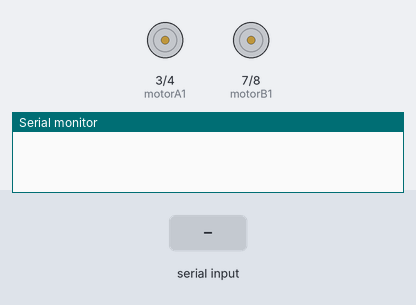
This sketch was run on a simulated Arduino Uno, built with avr-gcc and run on an emulated ATmega328P. On the bench: motor-driver pin pairs drawn as motors (green arrow = first pin HIGH = forward, orange = second pin HIGH = backward, longer = more drive, scaled by the enable pin), the last lines printed to the serial monitor. Inputs (shaded band) come from the test bench.

Above: at 1.2 s.
1.3 s: "F" received over Serial
At 1.7 s:
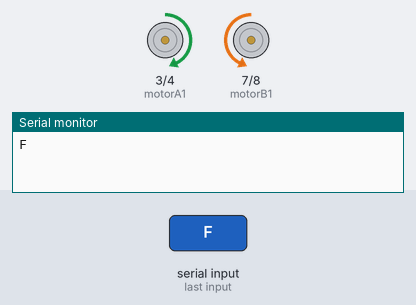
2.8 s: "G" received over Serial
At 4.0 s:
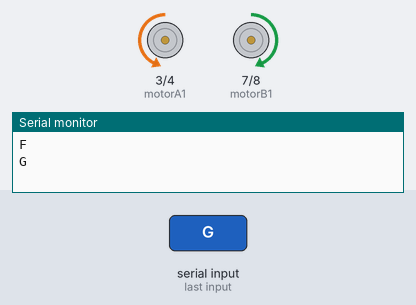
4.3 s: "R" received over Serial
At 5.2 s:
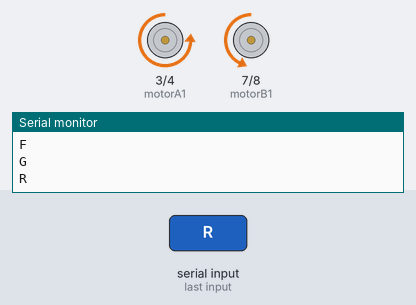
5.8 s: "L" received over Serial
At 6.4 s:
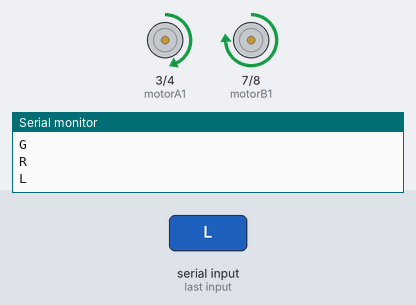
7.3 s: "S" received over Serial
At 8.7 s:
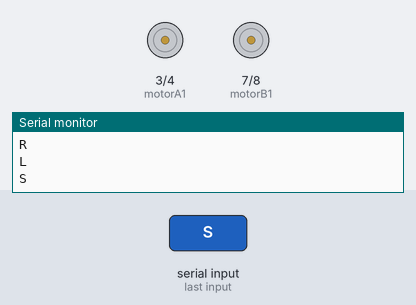
Timing chart, 0 to 9.8 s (numbered marks = the images above; inputs shaded):
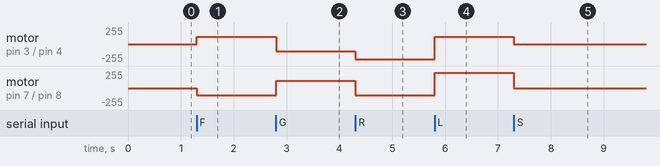

Measured:
- after the input at 1.3 s, motor on pin 3 (motorA1) / pin 4 (motorA2): stopped → forward 110/255 at once; motor on pin 7 (motorB1) / pin 8 (motorB2): stopped → backward 110/255 at once
- after the input at 2.8 s, motor on pin 3 (motorA1) / pin 4 (motorA2): forward 110/255 → backward 110/255 at once; motor on pin 7 (motorB1) / pin 8 (motorB2): backward 110/255 → forward 110/255 at once
- after the input at 4.3 s, motor on pin 3 (motorA1) / pin 4 (motorA2): backward 110/255 → backward 230/255 at once; motor on pin 7 (motorB1) / pin 8 (motorB2): forward 110/255 → backward 110/255 at once
- after the input at 5.8 s, motor on pin 3 (motorA1) / pin 4 (motorA2): backward 230/255 → forward 110/255 at once; motor on pin 7 (motorB1) / pin 8 (motorB2): backward 110/255 → forward 230/255 at once
- after the input at 7.3 s, motor on pin 3 (motorA1) / pin 4 (motorA2): forward 110/255 → stopped at once; motor on pin 7 (motorB1) / pin 8 (motorB2): forward 230/255 → stopped at once

The sketch:

Bluetooth_test.ino
```cpp
char t;
  const int motorA1      = 3;
  const int motorA2      = 4;
  const int motorAspeed  = 5;
  const int motorB1      = 7;
  const int motorB2      = 8;
  const int motorBspeed  =6;
   int vSpeed = 110;        // MAX 255
  int turn_speed = 230;    // MAX 255
  int turn_delay = 10;

void setup() {
//pinMode(13,OUTPUT);   //left motors forward
//pinMode(12,OUTPUT);   //left motors reverse
//pinMode(11,OUTPUT);   //right motors forward
//pinMode(10,OUTPUT);   //right motors reverse
//pinMode(8,OUTPUT);   //Led
//  digitalWrite(8,HIGH);
  pinMode(motorA1, OUTPUT);
  pinMode(motorA2, OUTPUT);
  pinMode(motorB1, OUTPUT);
  pinMode(motorB2, OUTPUT);
  //digitalWrite(motorAspeed,HIGH);
  //digitalWrite(motorBspeed,HIGH);

  Serial.begin(9600);

}

void loop() {
if(Serial.available()){
  t = Serial.read();
  Serial.println(t);
}

if(t == 'F'){            //move forward(all motors rotate in forward direction)
  digitalWrite (motorA1,HIGH);
  digitalWrite(motorA2,LOW);
  digitalWrite (motorB1,LOW);
  digitalWrite(motorB2,HIGH);
  analogWrite (motorAspeed, vSpeed);
  analogWrite (motorBspeed, vSpeed);
}

else if(t == 'G'){      //move reverse (all motors rotate in reverse direction)
  digitalWrite (motorA1,LOW);
  digitalWrite(motorA2,HIGH);
  digitalWrite (motorB1,HIGH);
  digitalWrite(motorB2,LOW);
  analogWrite (motorAspeed, vSpeed);
  analogWrite (motorBspeed, vSpeed);
  }

else if(t == 'R'){      //turn right (left side motors rotate in forward direction, right side motors doesn't rotate)
 digitalWrite (motorA1,LOW);
  digitalWrite(motorA2,HIGH);
  digitalWrite (motorB1,LOW);
  digitalWrite(motorB2,HIGH);
    analogWrite (motorAspeed, turn_speed);
  analogWrite (motorBspeed, vSpeed);
}
//
else if(t == 'L'){      //turn left (right side motors rotate in forward direction, left side motors doesn't rotate)
digitalWrite (motorA1,HIGH);
  digitalWrite(motorA2,LOW);
  digitalWrite (motorB1,HIGH);
  digitalWrite(motorB2,LOW);
   analogWrite (motorAspeed, vSpeed);
  analogWrite (motorBspeed, turn_speed);
}

else if(t == 'S'){      //STOP (all motors stop)
  digitalWrite(motorA1,LOW);
  digitalWrite(motorA2,LOW);
  digitalWrite(motorB1,LOW);
  digitalWrite(motorB2,LOW);
//
}
//delay(100);
}
```
